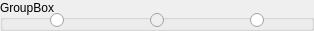
  <widget class="QGroupBox" name="metapaths_stepsCOMPUTE_RPKM">
   <property name="geometry">
    <rect>
     <x>310</x>
     <y>700</y>
     <width>314</width>
     <height>31</height>
    </rect>
   </property>
   <property name="toolTip">
    <string>&lt;html&gt;&lt;head/&gt;&lt;body&gt;&lt;p&gt;&lt;span style=&quot; font-size:12pt;&quot;&gt;Based on the avialability of the sam files, in the folder &lt;/span&gt;&lt;span style=&quot; font-size:12pt; color:#49d760;&quot;&gt;results/rpkm&lt;/span&gt;&lt;span style=&quot; font-size:12pt;&quot;&gt; resutling from the bwa run to recrut the short reads into the contigs the read per kilobase per milliion (RPKM) value for each orf is computed.&lt;/span&gt;&lt;/p&gt;&lt;p&gt;&lt;span style=&quot; font-size:12pt;&quot;&gt;The results are dropped in the r&lt;/span&gt;&lt;span style=&quot; font-size:12pt; color:#36d741;&quot;&gt;esults/rpkm&lt;/span&gt;&lt;span style=&quot; font-size:12pt;&quot;&gt; folder are used by the tool for reporting RPKM values values. &lt;/span&gt;&lt;/p&gt;&lt;/body&gt;&lt;/html&gt;</string>
   </property>
   <property name="title">
    <string>GroupBox</string>
   </property>
   <property name="flat">
    <bool>true</bool>
   </property>
   <widget class="QRadioButton" name="compute_rpkmYES">
    <property name="geometry">
     <rect>
      <x>50</x>
      <y>0</y>
      <width>51</width>
      <height>41</height>
     </rect>
    </property>
    <property name="text">
     <string/>
    </property>
   </widget>
   <widget class="QRadioButton" name="compute_rpkmSKIP">
    <property name="enabled">
     <bool>false</bool>
    </property>
    <property name="geometry">
     <rect>
      <x>150</x>
      <y>0</y>
      <width>51</width>
      <height>41</height>
     </rect>
    </property>
    <property name="text">
     <string/>
    </property>
   </widget>
   <widget class="QRadioButton" name="compute_rpkmREDO">
    <property name="geometry">
     <rect>
      <x>250</x>
      <y>0</y>
      <width>51</width>
      <height>41</height>
     </rect>
    </property>
    <property name="text">
     <string/>
    </property>
    <property name="autoRepeatDelay">
     <number>100</number>
    </property>
   </widget>
  </widget>
